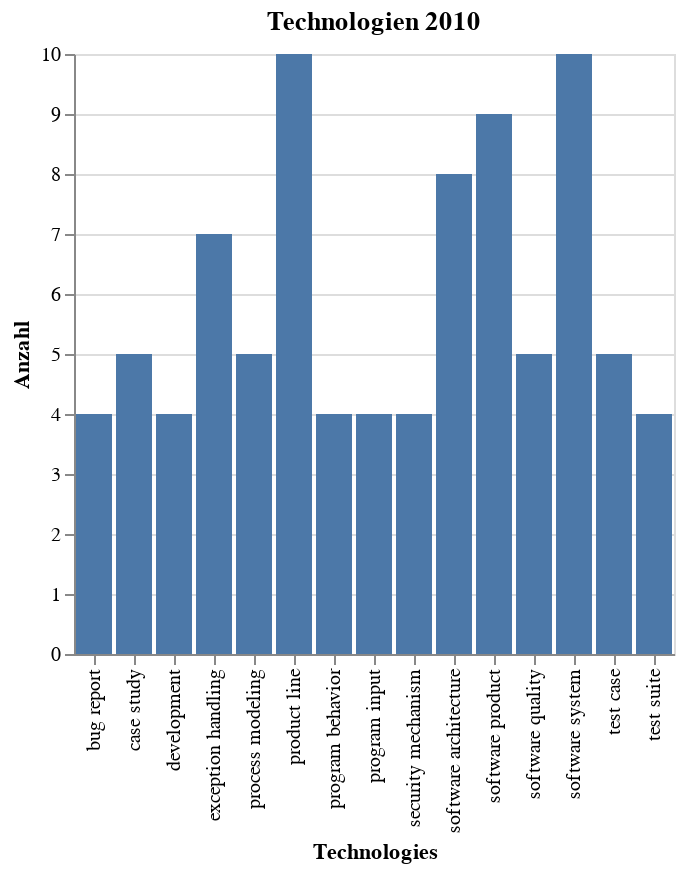

Notebook source saved alongside this figure:
### Markdown cell above
### Balkendiagramm 2010

### Code cell
year = 2010
d = data_words[year].nlargest(anzahl_top_topics).sort_values(ascending=False)
source = pd.DataFrame({'Technologies': d.index,
                            'Anzahl': d})
alt.Chart(source).mark_bar().encode(
        x='Technologies:O',
        y='Anzahl:Q'
    ).properties(
    title=f'Technologien {year}')

### Figure 1 — Vega-Lite specification as saved in the notebook (floating-point values rounded to 4 significant figures)
{"config": {"view": {"continuousWidth": 400, "continuousHeight": 300}}, "data": {"name": "data-649527f0ccba6749f69564cf72d06269"}, "mark": "bar", "encoding": {"x": {"type": "ordinal", "field": "Technologies"}, "y": {"type": "quantitative", "field": "Anzahl"}}, "title": "Technologien 2010", "$schema": "https://vega.github.io/schema/vega-lite/v4.8.1.json", "datasets": {"data-649527f0ccba6749f69564cf72d06269": [{"Technologies": "software system", "Anzahl": 10}, {"Technologies": "product line", "Anzahl": 10}, {"Technologies": "software product", "Anzahl": 9}, {"Technologies": "software architecture", "Anzahl": 8}, {"Technologies": "exception handling", "Anzahl": 7}, {"Technologies": "test case", "Anzahl": 5}, {"Technologies": "software quality", "Anzahl": 5}, {"Technologies": "process modeling", "Anzahl": 5}, {"Technologies": "case study", "Anzahl": 5}, {"Technologies": "test suite", "Anzahl": 4}, {"Technologies": "security mechanism", "Anzahl": 4}, {"Technologies": "program input", "Anzahl": 4}, {"Technologies": "program behavior", "Anzahl": 4}, {"Technologies": "development", "Anzahl": 4}, {"Technologies": "bug report", "Anzahl": 4}]}}
